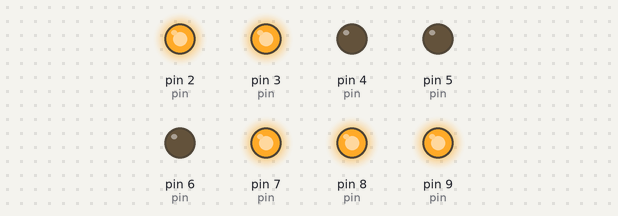
A sketch run on a simulated Arduino Uno, built with avr-gcc and run on an emulated ATmega328P. Parts: output pins drawn as LEDs (lit = HIGH).

Above: at 0.2 s.
At 1.2 s:
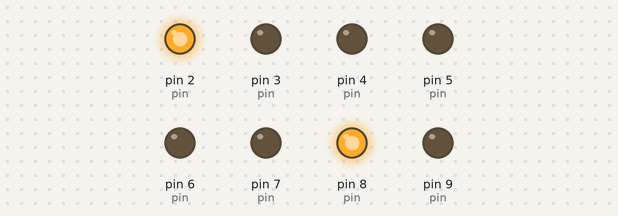
At 1.7 s:
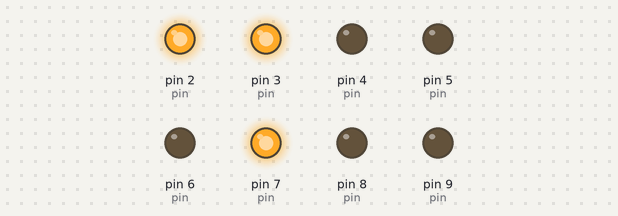
At 2.7 s:
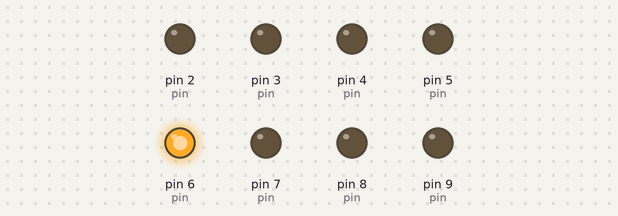
At 3.7 s:
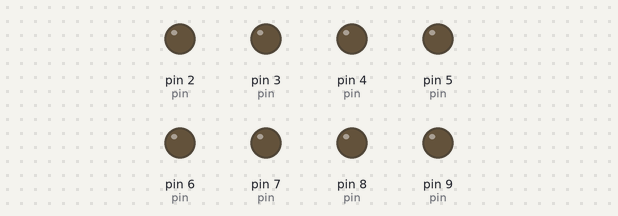
At 5.2 s:
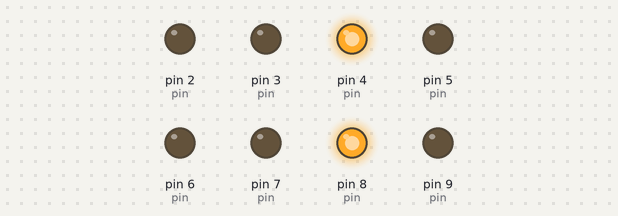
Timing chart, 0 to 5.9 s (numbered marks = the images above):
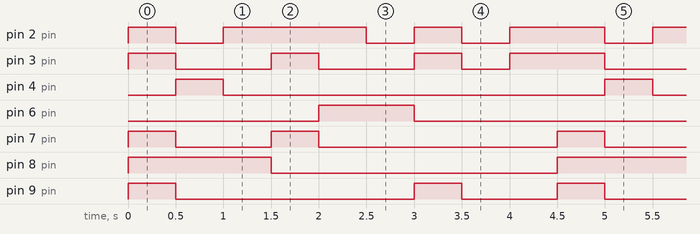

The sketch:

7seg_counter.ino
```cpp
/*How to use a seven-segment LED display.
  created by the SriTu Tech team.
  Read the code below and use it for any of your creations.
  Home Page
*/
byte pin[] = {2, 3, 4, 5, 6, 7, 8, 9};//arduino pin array

int number[9][8] = {//number array
  {1, 1, 0, 0, 0, 1, 1, 1},//1
  {0, 0, 1, 0, 0, 0, 1, 0},//2
  {1, 0, 0, 0, 0, 0, 1, 0},//3
  {1, 1, 0, 0, 0, 1, 0, 0},//4
  {1, 0, 0, 0, 1, 0, 0, 0},//5
  {0, 0, 0, 0, 1, 0, 0, 0},//6
  {1, 1, 0, 0, 0, 0, 0, 1},//7
  {0, 0, 0, 0, 0, 0, 0, 0},//8
  {1, 1, 0, 0, 0, 0, 0, 0},//9
};


void setup() {

  // Set pins 2-7 (PORTD2..7) as output
DDRD |= (1 << PD2) | (1 << PD3) | (1 << PD4) | (1 << PD5) | (1 << PD6) | (1 << PD7);

// Set pins 8-9 (PORTB0..1) as output
DDRB |= (1 << PB0) | (1 << PB1);

}

void loop() {
  for (int a = 0; a < 9; a++) {

  for (int b = 0; b < 8; b++) {

    // Check which Arduino pin we are dealing with
    switch (pin[b]) {
      case 2: if (number[a][b]) PORTD |=  (1 << PD2); else PORTD &= ~(1 << PD2); break;
      case 3: if (number[a][b]) PORTD |=  (1 << PD3); else PORTD &= ~(1 << PD3); break;
      case 4: if (number[a][b]) PORTD |=  (1 << PD4); else PORTD &= ~(1 << PD4); break;
      case 5: if (number[a][b]) PORTD |=  (1 << PD5); else PORTD &= ~(1 << PD5); break;
      case 6: if (number[a][b]) PORTD |=  (1 << PD6); else PORTD &= ~(1 << PD6); break;
      case 7: if (number[a][b]) PORTD |=  (1 << PD7); else PORTD &= ~(1 << PD7); break;
      case 8: if (number[a][b]) PORTB |=  (1 << PB0); else PORTB &= ~(1 << PB0); break;
      case 9: if (number[a][b]) PORTB |=  (1 << PB1); else PORTB &= ~(1 << PB1); break;
    }
  }
  _delay_ms(500);
}


}
```

Measured:
- by itself, pin 2 (pin): repeats every 4.5 s: LOW 0.50 s, HIGH 1.5 s, LOW 0.50 s, HIGH 0.50 s, LOW 0.50 s, HIGH 1.0 s
- by itself, pin 3 (pin): repeats every 4.5 s: 2 × (LOW 1.0 s, HIGH 0.50 s), LOW 0.50 s, HIGH 1.0 s
- by itself, pin 4 (pin): alternates HIGH for 0.50 s and LOW for 4.0 s
- by itself, pin 6 (pin): alternates HIGH for 1.0 s and LOW for 3.5 s
- by itself, pin 7 (pin): repeats every 4.5 s: LOW 1.0 s, HIGH 0.50 s, LOW 2.5 s, HIGH 0.50 s
- by itself, pin 8 (pin): alternates HIGH for 1.5 s and LOW for 3.0 s
- by itself, pin 9 (pin): repeats every 4.5 s: LOW 2.5 s, HIGH 0.50 s, LOW 1.0 s, HIGH 0.50 s
